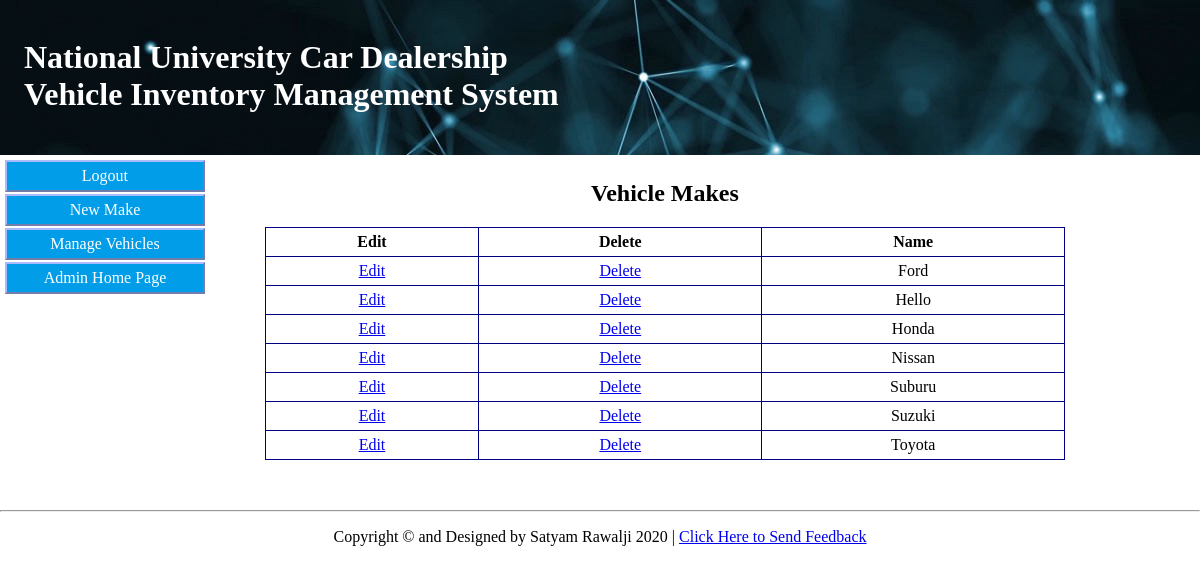
Screenshot of /admin_pages/admin-manage-vehicle-makes.php with the database file from the repository.
### tables this page shows
CREATE TABLE `makes` (
  `id` int(10) UNSIGNED NOT NULL,
  `name` varchar(50) NOT NULL
);

### admin_pages/admin-manage-vehicle-makes.php (the view, shortened to what this page needs)
<?php
	include('../mysqlconn.php');
?>
<!DOCTYPE html>
<html>
	<head>
		<link rel="stylesheet" type="text/css" href="../styles/style.css?">
	</head>
	<body>
		<header>
			<?php include('../header.php'); ?>
		</header>
		<div id="container">
			<div class="col-2 nav">
				<?php include('../nav/admin/admin-manage-vehicle-makes-nav.php'); ?>
			</div>
			<div class="col-9 content">
				<h2>Vehicle Makes</h2>
				<?php
				$sql = "SELECT * FROM makes";
				$result = mysqli_query($mysqlconn, $sql);
				if(mysqli_num_rows($result) > 0)
				{
					echo '<table> <tr><th>Edit</th> <th>Delete</th> <th>Name</th> </tr>';
					while($row = mysqli_fetch_assoc($result))
					{
						echo '<tr>
								<td><a href="admin-edit-vehicle-make.php?id=' . $row["id"] . '">Edit</a></td>
								<td><a href="admin-delete-vehicle-make.php?id=' . $row["id"] . '">Delete</a></td>
								<td>' . $row["name"] . '</td></tr>';
					}
					echo '</table>';
				}
				?>
			</div>
		</div>
		<footer>
			<?php include('../footer.php'); ?>
		</footer>
	</body>
</html>

### styles/style.css (style rules this page uses)
body { margin:0; }
header { height:155px; background-image: url("../images/blockchain.jpeg"); background-repeat: repeat; padding-left:2%; color:white; }
footer { text-align:center; width:100%; margin-bottom:0; clear:both; }
.col-2 { width: 16.66%; }
.col-9 { width: 75%; }
[class*="col-"] { float: left; padding: 5px; }
.content table { width:800px; border:1px navy solid; border-collapse:collapse; margin-bottom:5%; margin-left:auto; margin-right:auto; }
.content td { border:1px navy solid; padding:5px; text-align:center; }
.content th { border:1px navy solid; padding:5px; text-align:center; }
.content h2 { text-align:center; }

### rows the page displays
makes: name "Ford"
makes: name "Hello"
makes: name "Honda"
makes: name "Nissan"
makes: name "Suburu"
makes: name "Suzuki"
makes: name "Toyota"
